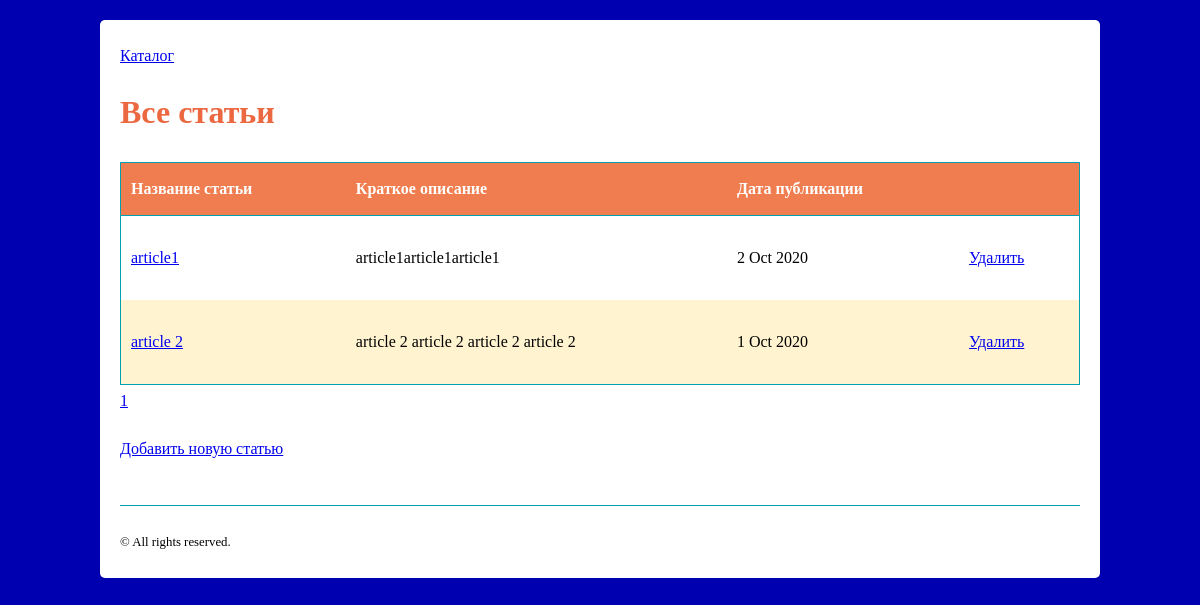
Before: / with the older database file.
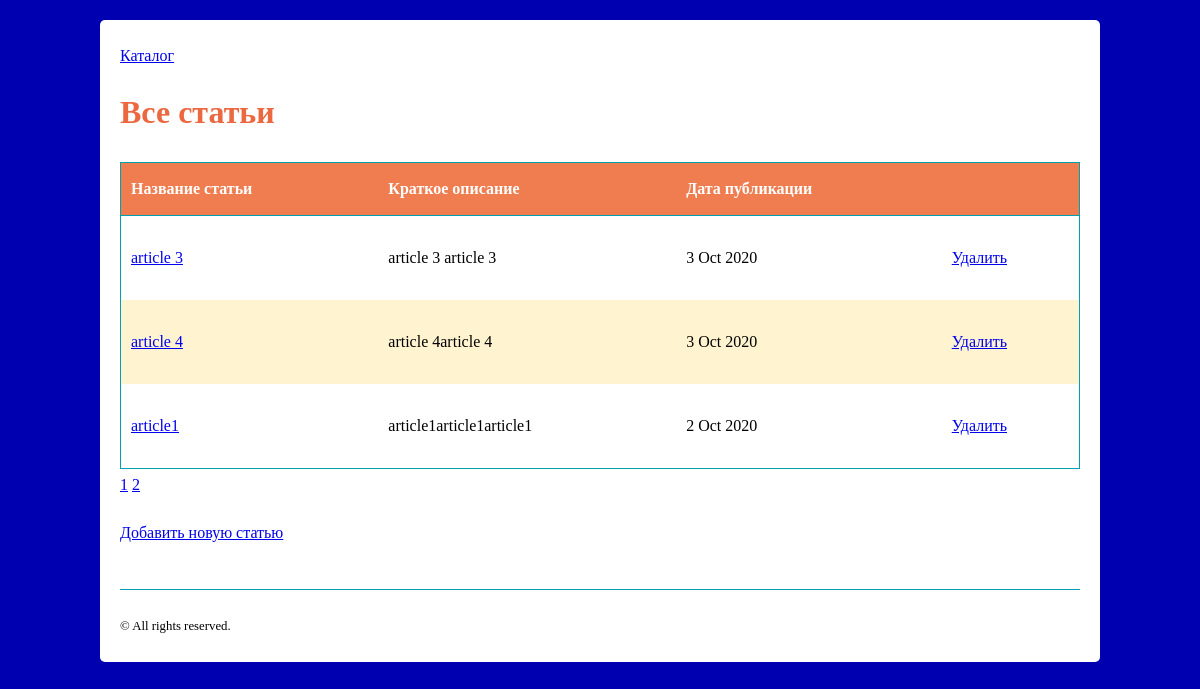
After: the same page with the newer database file.
### tables this page shows
CREATE TABLE `articles` (
  `id` smallint(5) UNSIGNED NOT NULL,
  `publicationDate` date NOT NULL,
  `title` varchar(255) NOT NULL,
  `summary` text NOT NULL,
  `content` mediumtext NOT NULL
);

### classes/Article.php (called while the page is built, shortened)
<?php
class Article
{
  public function __construct( $data=array() ) {
    if ( isset( $data['id'] ) ) $this->id = (int) $data['id'];
    if ( isset( $data['publicationDate'] ) ) $this->publicationDate = (int) $data['publicationDate'];
    if ( isset( $data['title'] ) ) $this->title = preg_replace ( "/[^\.\,\-\_\'\"\@\?\!\:\$ a-zA-Z0-9()]/", "", $data['title'] );
    if ( isset( $data['summary'] ) ) $this->summary = preg_replace ( "/[^\.\,\-\_\'\"\@\?\!\:\$ a-zA-Z0-9()]/", "", $data['summary'] );
  }
  public static function getArticlesNumber() {
    $connection  = new PDO( DB_DSN, DB_USERNAME, DB_PASSWORD );
    $sql = "SELECT count(*) as count FROM articles";
    $st = $connection->prepare( $sql );
    $st->execute();
    $num = $st->fetch();
    return ( $num['count'] );
  }
  public static function getList( $fromNumber=0, $numRows=1000000 ) {
    $connection  = new PDO( DB_DSN, DB_USERNAME, DB_PASSWORD );
    $sql = "SELECT *, UNIX_TIMESTAMP(publicationDate) AS publicationDate FROM articles
            ORDER BY publicationDate DESC LIMIT :fromNumber, :numRows";
    $st = $connection->prepare( $sql );
    $st->bindValue( ":fromNumber", $fromNumber, PDO::PARAM_INT );
    $st->bindValue( ":numRows", $numRows, PDO::PARAM_INT );
    $st->execute();
    $list = array();
    while ( $row = $st->fetch() ) {
      $article = new Article( $row );
      $list[] = $article;
    }
    return ( $list );
  }
}
?>

### templates/catalog.php (the view, shortened to what this page needs)
<?php include "templates/include/header.php" ?>
      <h1>Все статьи</h1>
      <table>
        <tr>
          <th>Название статьи</th>
          <th>Краткое описание</th>
          <th>Дата публикации</th>
          <th></th>
        </tr>
<?php foreach ( $results['articles'] as $article ) { ?>
        <tr>
          <td>
            <a href="index.php?action=viewArticle&amp;articleId=<?php echo $article->id?>"><?php echo $article->title?></a>
          </td>
          <td>
            <p><?php echo htmlspecialchars( $article->summary )?></p>
          </td>
          <td><?php echo date('j M Y', $article->publicationDate)?></td>
          <td><a href="index.php?action=deleteArticle&amp;articleId=<?php echo $article->id ?>">Удалить</a></td>
        </tr>
<?php } ?>
      </table>
      <?php for ($i=1; $i <= $results['pagesNumber']; $i++) {
        echo "<a href='?page=$i'>$i</a>"." ";
      } ?>
      <p><a href="index.php?action=newArticle">Добавить новую статью</a></p>
<?php include "templates/include/footer.php" ?>

### index.php (shortened to what this page needs)
<?php
$action = isset( $_GET['action'] ) ? $_GET['action'] : "";
switch ( $action ) {
  default:
  catalog();
}
function catalog() {
  if (isset($_GET['page'])) {
    $page = $_GET['page'];
  } else {
    $page = 1;
  }
  $limit = 3;
  $fromNumber = ($limit * $page) - $limit;
  $articlesNumber = Article::getArticlesNumber();
  $pagesNumber = ceil($articlesNumber/$limit);
  $results = array();
  $results['articles'] = Article::getList($fromNumber,$limit);
  $results['pageTitle'] = "Catalog";
  $results['pagesNumber'] = $pagesNumber;
  require( "templates/catalog.php" );
}
?>

### templates/include/header.php (shortened to what this page needs)
<!DOCTYPE html>
<html lang="en">
  <head>
    <link rel="stylesheet" type="text/css" href="style.css" />
  </head>
  <body>
    <div id="container">
      <a href=".">Каталог</a>

### templates/include/footer.php
      <div id="footer">
        &copy;  All rights reserved.
      </div>
    </div>
  </body>
</html>

### style.css (style rules this page uses)
body { margin: 0; background-color: #0000b0; line-height: 2em; }
#container { width: 960px; background: #fff; margin: 20px auto; padding: 20px; -moz-border-radius: 5px; -webkit-border-radius: 5px; border-radius: 5px; }
#footer { border-top: 1px solid #00a0b0; margin-top: 40px; padding: 20px 0 0 0; font-size: .8em; }
h1 { color: #eb6841; margin-bottom: 30px; line-height: 1.2em; }
table { width: 100%; border-collapse: collapse; }
tr, th, td { padding: 10px; margin: 0; text-align: left; }
table, th { border: 1px solid #00a0b0; }
th { border-left: none; border-right: none; background: #ef7d50; color: #fff; cursor: default; }
tr:nth-child(odd) { background: #fff4cf; }
tr:nth-child(even) { background: #fff; }

Changed rows visible on the page:
no longer on this page (row unchanged): articles: title "article 2", summary "article 2 article 2 article 2 article 2", publicationDate "1 Oct 2020"
added articles: title "article 3", summary "article 3 article 3", publicationDate "3 Oct 2020"
added articles: title "article 4", summary "article 4article 4", publicationDate "3 Oct 2020"
Other visible differences:
new list line: "2"
